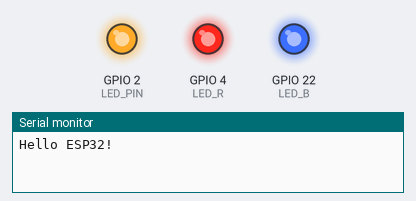
Bench run of a sketch on a simulated ESP32. Parts: output pins drawn as LEDs (lit = HIGH), the last lines printed to the serial monitor.

Above: at 0.5 s.
At 3.5 s:
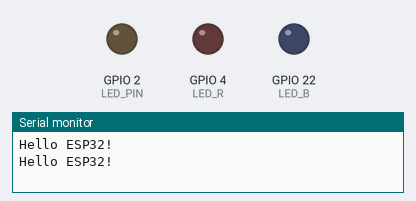
Timing chart, 0 to 4.6 s (numbered marks = the images above):
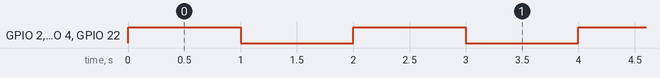

The sketch:

lab02.ino
```cpp
// 定义板载LED引脚，避免使用"魔法数字"
#define LED_PIN 2
#define LED_R 4
#define LED_B 22

void setup() {
  // 初始化串口通信
  Serial.begin(115200);
  // 初始化板载LED引脚为输出模式
  pinMode(LED_PIN, OUTPUT);
  pinMode(LED_R, OUTPUT);
  pinMode(LED_B, OUTPUT);
}

void loop() {
  Serial.println("Hello ESP32!");
  digitalWrite(LED_PIN, HIGH);   // 点亮LED红
  digitalWrite(LED_R, HIGH);   // 点亮LED绿
  digitalWrite(LED_B, HIGH);   // 点亮LED黄
  delay(1000);                   // 等待1秒
  digitalWrite(LED_PIN, LOW);    // 熄灭LED红
  digitalWrite(LED_R, LOW);    // 熄灭LED绿
  digitalWrite(LED_B, LOW);    // 熄灭LED黄
  delay(1000);              // 等待1秒
}
```

Measured:
- by itself, GPIO 2 (LED_PIN), GPIO 4 (LED_R), GPIO 22 (LED_B): alternates HIGH for 1.0 s and LOW for 1.0 s
